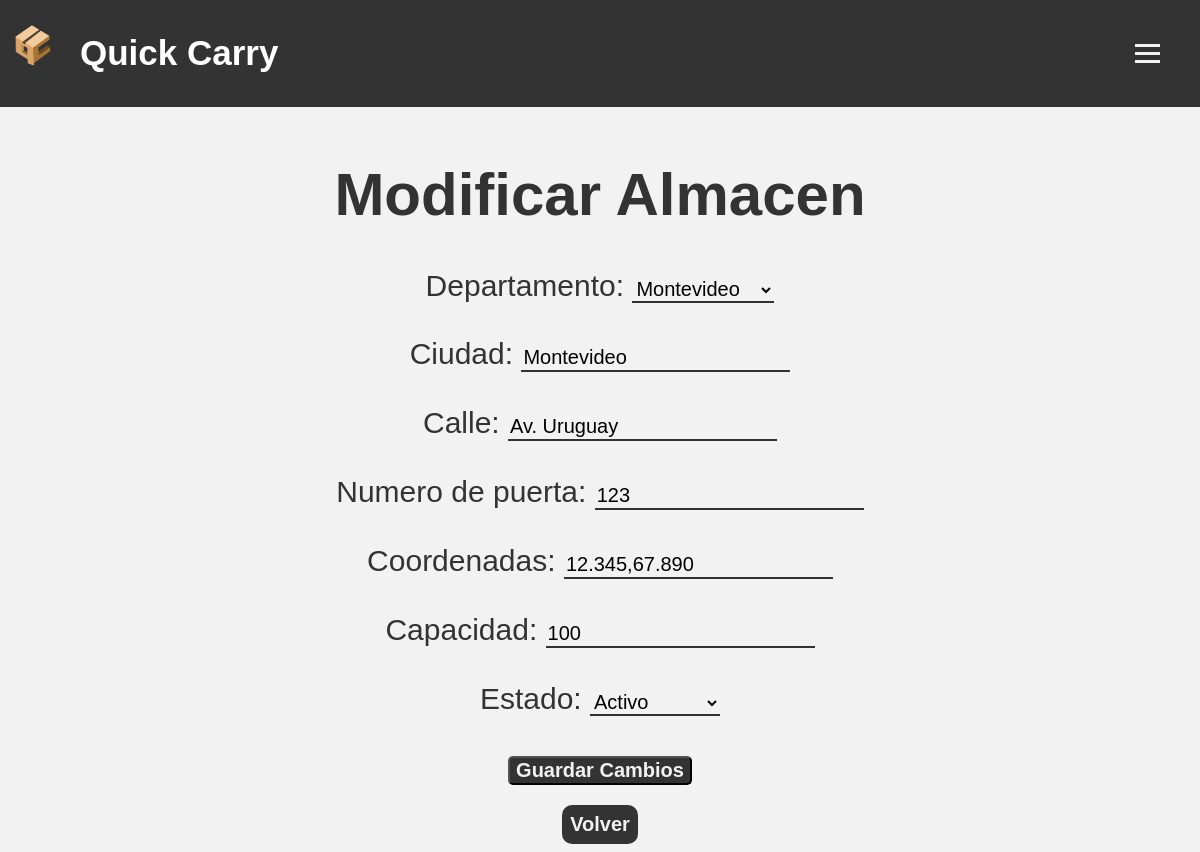
The page /crud/modificarAlmacen.php?id_almacen=1 on the database its author committed.
### tables this page shows
CREATE TABLE `almacen` (
  `id_almacen` int(11) NOT NULL,
  `departamento` varchar(25) DEFAULT NULL,
  `ciudad` varchar(25) DEFAULT NULL,
  `calle` varchar(40) DEFAULT NULL,
  `numero_puerta` int(11) DEFAULT NULL,
  `coordenadas` varchar(50) DEFAULT NULL,
  `capacidad` int(11) DEFAULT NULL,
  `estado` varchar(20) DEFAULT NULL
);

### crud/modificarAlmacen.php (the view, shortened to what this page needs)
<!DOCTYPE html>
<html lang="en">
<head>
    <link rel="stylesheet" href="style.css">
</head>
<header>
    <div class="logo">
        <a href="index.php"><img src="qc.png" alt="qc"></a>
        <h1>Quick Carry</h1>
    </div>
    <label for="menu-toggle" class="menu-btn">
        <span></span>
        <span></span>
        <span></span>
    </label>
</header>
<body>
    <?php
    $conexion = new mysqli("localhost", "root", "", "quickcarry");
    if ($_SERVER["REQUEST_METHOD"] == "GET" && isset($_GET["id_almacen"])) {
        $id_almacen = $_GET["id_almacen"];
        $consulta = "SELECT id_almacen, departamento, ciudad, calle, numero_puerta, coordenadas, capacidad, estado FROM almacen WHERE id_almacen = $id_almacen";
        $resultado = $conexion->query($consulta);
        $almacen = $resultado->fetch_assoc();
    }
    ?>
    <h1>Modificar Almacen</h1>
    <div class="formulario">
        <form action="<?php echo $_SERVER['PHP_SELF']; ?>" method="post">
            <?php if (isset($almacen)): ?>
                <label for="departamento">Departamento:</label>
                <select id="departamento" name="departamento">
                    <option value="Montevideo" <?php if (isset($almacen) && $almacen['departamento'] === 'Montevideo')
                        echo 'selected'; ?>>Montevideo</option>
                </select><br><br>
                <label for="ciudad">Ciudad:</label>
                <input type="text" id="ciudad" name="ciudad" value="<?php echo $almacen['ciudad']; ?>"><br><br>
                <label for="calle">Calle:</label>
                <input type="text" id="calle" name="calle" value="<?php echo $almacen['calle']; ?>"><br><br>
                <label for="numero_puerta">Numero de puerta:</label>
                <input type="number" id="numero_puerta" name="numero_puerta"
                    value="<?php echo $almacen['numero_puerta']; ?>"><br><br>
                <label for="coordenadas">Coordenadas:</label>
                <input type="text" id="coordenadas" name="coordenadas"
                    value="<?php echo $almacen['coordenadas']; ?>"><br><br>
                <label for="capacidad">Capacidad:</label>
                <input type="number" id="capacidad" name="capacidad" value="<?php echo $almacen['capacidad']; ?>"><br><br>
                <label for="estado">Estado:</label>
                <select id="estado" name="estado">
                    <option value="Activo" <?php if (isset($almacen) && $almacen['estado'] === 'Activo')
                        echo 'selected'; ?>>
                        Activo</option>
                </select><br><br>
                <input type="submit" value="Guardar Cambios">
            <?php endif; ?>
        </form>
    </div>
    <div class="volver">
        <input type="button" value="Volver" onclick="window.location.href='datosAlmacen.php'">
    </div>
</body>
</html>

### crud/style.css (style rules this page uses)
body { text-align: center; background-color: #F2F2F2; padding-top: 80px; font-family: sans-serif; margin-top: 40px; font-size: 30px; color: #333; }
.volver input { background-color: #333; color: #F2F2F2; padding: 8px; margin-top: 20px; border: none; border-radius: 10px; font-size: 20px; }
tbody input, select[name="cargo"], [name="categoria_libreta"], [name="capacidad_carga"], [name="estado"] { width: 130px; text-align: left; background-color: #f2f2f2; border: none; border-bottom: 2px solid #333; }
header { background-color: #333; color: #fff; padding: 10px; width: 100%; position: fixed; top: 0; left: 0; display: flex; justify-content: space-between; align-items: center; }
.logo h1 { margin-left: 10px; font-size: 35px; }
.logo { display: flex; align-items: center; }
.logo img { width: 50px; height: 60px; margin-right: 10px; }
.menu-btn { display: inline-block; cursor: pointer; padding: 10px; margin-right: 40px; border-radius: 10px; transition: 0.3s; }
.menu-btn span { display: block; width: 25px; height: 3px; background-color: #F2F2F2; margin-bottom: 5px; margin-top: 5px; }
.formulario input[type="text"], [type="email"], [type="number"], select, [name="categoria_libreta"] { text-align: left; background-color: #f2f2f2; font-size: 20px; border: none; border-bottom: 2px solid #333; }
.formulario input[type="submit"], [type="button"] { font-size: 20px; background-color: #333; font-weight: bold; color: #F2F2F2; border-radius: 5px; }

### rows shown on the page
almacen: departamento "Montevideo", ciudad "Montevideo", calle "Av. Uruguay", numero_puerta "123", coordenadas "12.345,67.890", capacidad "100", estado "Activo"
